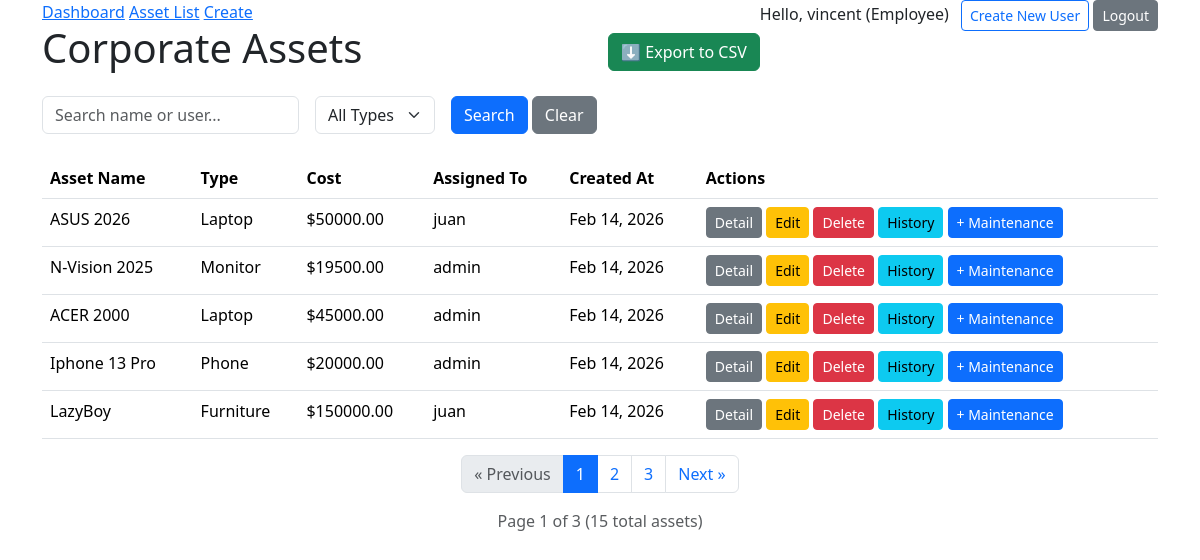
The app's page /list/ (signed in) with its own data.
### assets/models.py (models this page shows, shortened)
class User(AbstractUser):
    ROLE_CHOICES = (
        ('ADMIN', 'Administrator'),
        ('MANAGER', 'Manager'),
        ('EMPLOYEE', 'Employee'),
    )
    role = models.CharField(max_length=20, choices=ROLE_CHOICES, default='EMPLOYEE')
    @property
    def is_manager_or_admin(self):
        return self.role in ['ADMIN', 'MANAGER'] or self.is_superuser

class TimeStampedModel(models.Model):
    created_at = models.DateTimeField(auto_now_add=True)
    updated_at = models.DateTimeField(auto_now=True)
    class Meta:
        abstract = True

class Asset(TimeStampedModel):
    ASSET_TYPES = (
        ('LAPTOP', 'Laptop'),
        ('MONITOR', 'Monitor'),
        ('PHONE', 'Phone'),
        ('FURNITURE', 'Furniture'),
    )
    name = models.CharField(max_length=100)
    asset_type = models.CharField(max_length=20, choices=ASSET_TYPES)
    cost = models.DecimalField(max_digits=10, decimal_places=2)
    assigned_to = models.ForeignKey(User, on_delete=models.SET_NULL, null=True, blank=True, related_name='assets')
    history = HistoricalRecords()

### assets/views.py (the view)
# urls.py: path('list/', AssetListView.as_view(), name='asset-list'),
class AssetListView(LoginRequiredMixin, ListView):
    model = Asset
    template_name = "assets/asset_list.html"
    context_object_name = "assets"
    paginate_by = 5  # Part 1: Show only 5 assets per page
    def get_queryset(self):
        queryset = Asset.objects.select_related('assigned_to').all()
        asset_type = self.request.GET.get('asset_type')
        search_query = self.request.GET.get('search')
        if asset_type:
            queryset = queryset.filter(asset_type=asset_type)
        if search_query:
            queryset = queryset.filter(
                Q(name__icontains=search_query) |
                Q(assigned_to__username__icontains=search_query)
            )
        return queryset
    def get_context_data(self, **kwargs):
        context = super().get_context_data(**kwargs)
        context['asset_types'] = Asset.ASSET_TYPES
        return context

### assets/templates/assets/asset_list.html (shortened to what this page needs)
{% extends "assets/base.html" %}
{% block content %}
    <div class="d-flex justify-content-between align-items-center mb-3">
        <h1>Corporate Assets</h1>
        <a href="{% url 'export-csv' %}" class="btn btn-success">
            ⬇ Export to CSV
        </a>
    </div>
    <form method="GET" class="row g-3 mb-4">
        <div class="col-auto">
            <input type="text" name="search" class="form-control" placeholder="Search name or user..." value="{{ request.GET.search }}">
        </div>
        <div class="col-auto">
            <select name="asset_type" class="form-select">
                <option value="">All Types</option>
            </select>
        </div>
        <div class="col-auto">
            <button type="submit" class="btn btn-primary">Search</button>
            <a href="{% url "asset-list" %}" class="btn btn-secondary">Clear</a>
        </div>
    </form>
    <table class="table">
        <thead>
            <tr>
                <th>Asset Name</th>
                <th>Type</th>
                <th>Cost</th>
                <th>Assigned To</th>
                <th>Created At</th>
                <th>Actions</th>
            </tr>
        </thead>
        <tbody>
            {% for asset in assets %}
            <tr>
                <td>{{ asset.name }}</td>
                <td>{{ asset.get_asset_type_display }}</td>
                <td>${{ asset.cost }}</td>
                <td>
                    {% if asset.assigned_to %}
                        {{ asset.assigned_to.username }}
                    {% else %}
                        <span style="color:red">Unassigned</span>
                    {% endif %}
                </td>
                <td>{{ asset.created_at|date:"M d, Y" }}</td>
                <td>
                    <a href="{% url 'asset-detail' asset.pk %}" class="btn btn-sm btn-secondary">Detail</a>
                    {% if user.is_manager_or_admin %}
                    <a href="{% url "asset-update" asset.pk %}" class="btn btn-warning btn-sm">Edit</a>
                    <a href="{% url "asset-delete" asset.pk %}" class="btn btn-danger btn-sm">Delete</a>
                    <a href="{% url 'asset-history' asset.pk %}" class="btn btn-sm btn-info">History</a>
                    <a href="{% url 'maintenance-add' asset.pk %}" class="btn btn-sm btn-primary">+ Maintenance</a>
                    {% endif %}
                </td>
            </tr>
            {% endfor %}
        </tbody>
    </table>
    {% if is_paginated %}
    <nav aria-label="Asset pagination">
        <ul class="pagination justify-content-center">
            {% if page_obj.has_previous %}
                <li class="page-item">
                    <a class="page-link" href="?page={{ page_obj.previous_page_number }}{% if request.GET.search %}&search={{ request.GET.search }}{% endif %}{% if request.GET.asset_type %}&asset_type={{ request.GET.asset_type }}{% endif %}">
                        &laquo; Previous
                    </a>
                </li>
            {% else %}
                <li class="page-item disabled"><span class="page-link">&laquo; Previous</span></li>
            {% endif %}
            {% for num in page_obj.paginator.page_range %}
                {% if page_obj.number == num %}
                    <li class="page-item active"><span class="page-link">{{ num }}</span></li>
                {% elif num > page_obj.number|add:'-3' and num < page_obj.number|add:'3' %}
                    <li class="page-item">
                        <a class="page-link" href="?page={{ num }}{% if request.GET.search %}&search={{ request.GET.search }}{% endif %}{% if request.GET.asset_type %}&asset_type={{ request.GET.asset_type }}{% endif %}">{{ num }}</a>
                    </li>
                {% endif %}
            {% endfor %}
            {% if page_obj.has_next %}
                <li class="page-item">
                    <a class="page-link" href="?page={{ page_obj.next_page_number }}{% if request.GET.search %}&search={{ request.GET.search }}{% endif %}{% if request.GET.asset_type %}&asset_type={{ request.GET.asset_type }}{% endif %}">
                        Next &raquo;
                    </a>
                </li>
            {% else %}
                <li class="page-item disabled"><span class="page-link">Next &raquo;</span></li>
            {% endif %}
        </ul>
    </nav>
    <p class="text-center text-muted">
        Page {{ page_obj.number }} of {{ page_obj.paginator.num_pages }} ({{ page_obj.paginator.count }} total assets)
    </p>
    {% endif %}
{% endblock %}

### assets/templates/assets/base.html (shortened to what this page needs)
<!DOCTYPE html>
<html>
<head>
    <link href="https://cdn.jsdelivr.net/npm/bootstrap@5.3.8/dist/css/bootstrap.min.css" rel="stylesheet">
</head>
<body class="container">
    <nav>
        <a href="{% url 'dashboard' %}">Dashboard</a>
        <a href="{% url 'asset-list' %}">Asset List</a>
        <a href="{% url 'asset-create' %}">Create</a>
        <div style="float:right">
            {% if user.is_authenticated %}
                <span>Hello, {{ user.username }} ({{ user.get_role_display }})</span>
                {% if user.is_manager_or_admin %}
                    <a href="{% url "register" %}" class="btn btn-outline-primary btn-sm ms-2">Create New User</a>
                {% endif %}
                <form action="{% url "logout" %}" method="post" style="display:inline">
                    <button type="submit" class="btn btn-secondary btn-sm">Logout</button>
                </form>
            {% else %}
                <a href="{% url 'login' %}" class="btn btn-primary btn-sm">Login</a>
            {% endif %}
        </div>
    </nav>
    {% block content %}{% endblock %}
</body>
</html>

### records on screen
User: username "vincent", role "Employee"
Asset: name "ASUS 2026", asset_type "Laptop", cost "50000.00", assigned_to.username "juan", created_at "Feb 14, 2026"
Asset: name "N-Vision 2025", asset_type "Monitor", cost "19500.00", assigned_to.username "admin", created_at "Feb 14, 2026"
Asset: name "ACER 2000", asset_type "Laptop", cost "45000.00", assigned_to.username "admin", created_at "Feb 14, 2026"
Asset: name "Iphone 13 Pro", asset_type "Phone", cost "20000.00", assigned_to.username "admin", created_at "Feb 14, 2026"
Asset: name "LazyBoy", asset_type "Furniture", cost "150000.00", assigned_to.username "juan", created_at "Feb 14, 2026"

### other values on screen
{{ num }} "1"
{{ num }} "2" "3"
{{ page_obj.number }} "1"
{{ page_obj.paginator.num_pages }} "3"
{{ page_obj.paginator.count }} "15"
